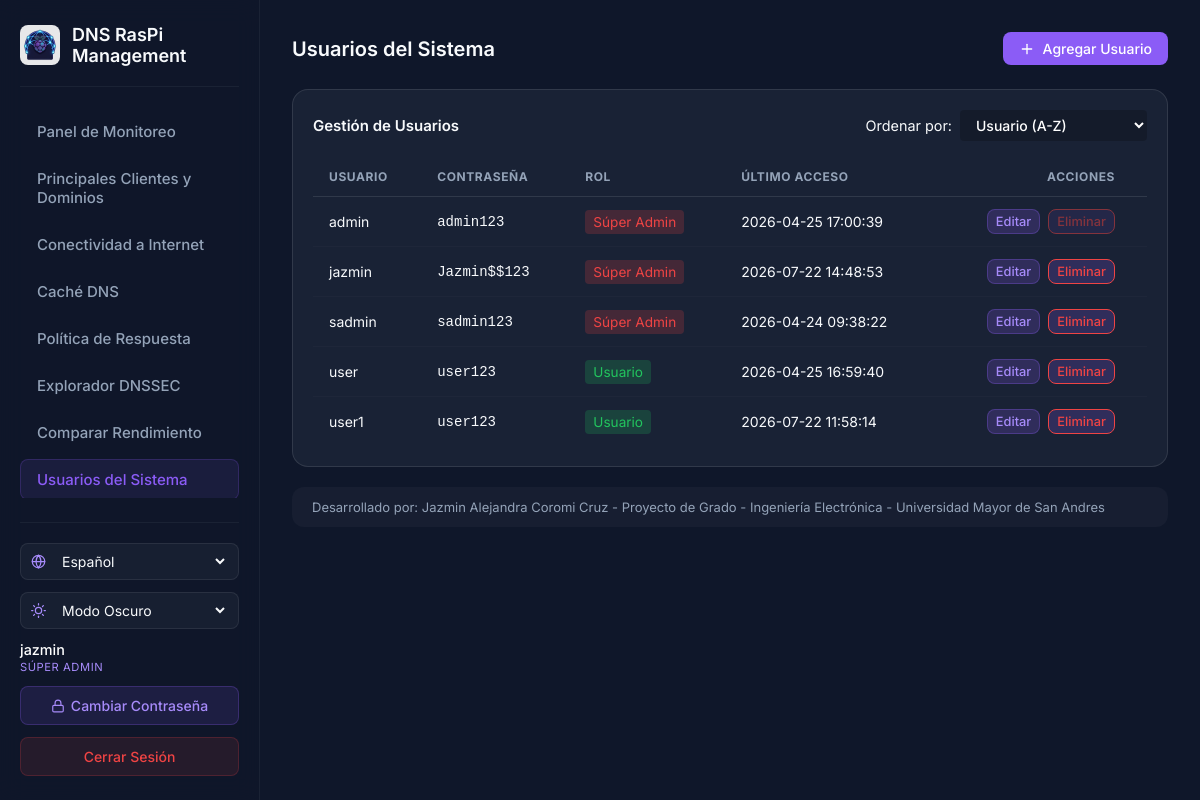
Screenshot of /system-users (signed in) with the database file from the repository.
### tables this page shows
CREATE TABLE users (
                    id TEXT PRIMARY KEY,
                    username TEXT UNIQUE NOT NULL,
                    password_hash TEXT NOT NULL,
                    is_active BOOLEAN NOT NULL DEFAULT 1
                , role TEXT NOT NULL DEFAULT 'user', last_login TEXT, language TEXT NOT NULL DEFAULT 'en', theme TEXT NOT NULL DEFAULT 'system');

### src/presentation/dashboard_routes.py (the view)
@dashboard_bp.route('/system-users')
@admin_required
def system_users():
    users = user_repo.get_all()
    return render_template('system_users.html', users=users)

### src/infrastructure/sqlite_repository.py (called while the page is built)
    def _get_connection(self):
        conn = sqlite3.connect(self.db_path)
        conn.row_factory = sqlite3.Row
        return conn

    @staticmethod
    def _row_to_user(row) -> User:
        keys = row.keys()
        return User(
            id=row['id'],
            username=row['username'],
            password_hash=row['password_hash'],
            is_active=bool(row['is_active']),
            role=row['role'],
            last_login=row['last_login'],
            language=row['language'] if 'language' in keys and row['language'] else 'en',
            theme=row['theme'] if 'theme' in keys and row['theme'] else 'system',
        )

    def get_all(self) -> list[User]:
        users = []
        with self._get_connection() as conn:
            cursor = conn.cursor()
            cursor.execute('SELECT * FROM users')
            for row in cursor.fetchall():
                users.append(self._row_to_user(row))
        return users

### src/presentation/dashboard_routes.py (called while the page is built)
def admin_required(f):
    from functools import wraps
    @wraps(f)
    def decorated_function(*args, **kwargs):
        if session.get('role') not in ('admin', 'sadmin'):
            return redirect(url_for('dashboard.dashboard'))
        return f(*args, **kwargs)
    return decorated_function

### templates/system_users.html (shortened to what this page needs)
<!DOCTYPE html>
<html lang="en">
<head>
    <link rel="stylesheet" href="{{ url_for('static', filename='css/style.css') }}">
    <link rel="stylesheet" href="{{ url_for('static', filename='css/dashboard.css') }}">
</head>
<body class="dashboard-body">
    <nav class="navbar">
        <div class="nav-brand">
            <img src="{{ url_for('static', filename='img/DNSRaspiManagementLogo512x512.png') }}" alt="Logo"
                class="nav-logo">
            <h2>DNS RasPi Management</h2>
        </div>
        <div class="nav-links">
            <a href="{{ url_for('dashboard.dashboard') }}"
                class="nav-link {% if request.endpoint == 'dashboard.dashboard' %}active{% endif %}">Monitoring
                Panel</a>
            <a href="{{ url_for('dashboard.top_talkers') }}"
                class="nav-link {% if request.endpoint == 'dashboard.top_talkers' %}active{% endif %}">Top Clients &
                Domains</a>
            <a href="{{ url_for('dashboard.check_internet') }}"
                class="nav-link {% if request.endpoint == 'dashboard.check_internet' %}active{% endif %}">Internet
                Connectivity</a>
            {% if session.get('role') in ['admin', 'sadmin'] %}
            <a href="{{ url_for('dashboard.dns_cache') }}"
                class="nav-link {% if request.endpoint == 'dashboard.dns_cache' %}active{% endif %}">DNS Cache</a>
            <a href="{{ url_for('dashboard.response_policy') }}"
                class="nav-link {% if request.endpoint == 'dashboard.response_policy' %}active{% endif %}">Response
                Policy</a>
            {% endif %}
            <a href="{{ url_for('dashboard.dnssec') }}"
                class="nav-link {% if request.endpoint == 'dashboard.dnssec' %}active{% endif %}">DNSSEC Explorer</a>
            <a href="{{ url_for('dashboard.compare_performance') }}"
                class="nav-link {% if request.endpoint == 'dashboard.compare_performance' %}active{% endif %}">Compare
                Performance</a>
            {% if session.get('role') in ['admin', 'sadmin'] %}
            <a href="{{ url_for('dashboard.system_users') }}"
                class="nav-link {% if request.endpoint == 'dashboard.system_users' %}active{% endif %}">System Users</a>
            {% endif %}
        </div>
        <div class="nav-actions">
            <div class="lang-switch">
                <select id="langSelect" class="lang-select" aria-label="Language">
                    <option value="es">Español</option>
                </select>
            </div>
            <div class="theme-switch">
                <select id="themeSelect" class="lang-select theme-select" aria-label="Theme">
                    <option value="dark">Dark Mode</option>
                </select>
            </div>
            <div class="user-info">
                <div class="user-info-name">{{ session.get('username', 'Unknown') }}</div>
                <div class="user-info-role">
                    {% if session.get('role') == 'sadmin' %}Super Admin
                    {% elif session.get('role') == 'admin' %}Admin
                    {% else %}User{% endif %}
                </div>
            </div>
            <button class="btn-change-password" id="btnChangePassword" onclick="openChangePasswordModal()">
                <svg xmlns="http://www.w3.org/2000/svg" width="14" height="14" viewBox="0 0 24 24" fill="none"
                    stroke="currentColor" stroke-width="2" stroke-linecap="round" stroke-linejoin="round">
                    <rect x="3" y="11" width="18" height="11" rx="2" ry="2"></rect>
                    <path d="M7 11V7a5 5 0 0 1 10 0v4"></path>
                </svg>
                Change Password
            </button>
            <a href="{{ url_for('auth.login') }}" class="btn-logout">Logout</a>
        </div>
    </nav>
    <main class="dashboard-container">
        <div class="section-title">
            <h3>System Users</h3>
            <div class="header-actions">
                <button id="btnAddUser" class="btn-control"
                    style="background-color: var(--primary-color); color: white; border: none;">
                    <svg xmlns="http://www.w3.org/2000/svg" width="16" height="16" viewBox="0 0 24 24" fill="none"
                        stroke="currentColor" stroke-width="2" stroke-linecap="round" stroke-linejoin="round">
                        <line x1="12" y1="5" x2="12" y2="19"></line>
                        <line x1="5" y1="12" x2="19" y2="12"></line>
                    </svg>
                    <span>Add User</span>
                </button>
            </div>
        </div>
        <div class="chart-card wide" style="margin-top: 24px;">
            <div style="display: flex; justify-content: space-between; align-items: center; margin-bottom: 16px;">
                <h4 style="margin: 0;">User Management</h4>
                <div style="display: flex; align-items: center; gap: 8px;">
                    <label for="sortUsers" style="color: var(--text-light); font-size: 0.9rem;">Sort by:</label>
                    <select id="sortUsers" class="btn-control"
                        style="background: rgba(0,0,0,0.2); border: 1px solid var(--border-color); color: white; padding: 6px 12px; border-radius: 4px; outline: none; appearance: auto;">
                        <option value="username" style="background-color: #1e293b;">Username (A-Z)</option>
                    </select>
                </div>
            </div>
            <div class="table-container">
                <table class="data-table" id="usersTable">
                    <thead>
                        <tr>
                            <th>Username</th>
                            {% if session.get('role') == 'sadmin' %}
                            <th>Password</th>
                            {% endif %}
                            <th>Role</th>
                            <th>Last Login</th>
                            <th style="text-align: right;">Actions</th>
                        </tr>
                    </thead>
                    <tbody>
                        {% for u in users %}
                        <tr data-username="{{ u.username }}"
                            data-role="{% if u.role == 'sadmin' %}1{% elif u.role == 'admin' %}2{% else %}3{% endif %}"
                            data-login="{{ u.last_login or '' }}">
                            <td>{{ u.username }}</td>
                            {% if session.get('role') == 'sadmin' %}
                            <td style="font-family: monospace; color: var(--text-muted);">{{ u.password_hash }}</td>
                            {% endif %}
                            <td>
                                {% if u.role == 'sadmin' %}
                                <span
                                    style="background: rgba(239, 68, 68, 0.2); color: #ef4444; padding: 4px 8px; border-radius: 4px; font-size: 0.85rem;">Super
                                    Admin</span>
                                {% elif u.role == 'admin' %}
                                <span
                                    style="background: rgba(139, 92, 246, 0.2); color: #8b5cf6; padding: 4px 8px; border-radius: 4px; font-size: 0.85rem;">Admin</span>
                                {% else %}
                                <span
                                    style="background: rgba(34, 197, 94, 0.2); color: #22c55e; padding: 4px 8px; border-radius: 4px; font-size: 0.85rem;">User</span>
                                {% endif %}
                            </td>
                            <td style="color: var(--text-muted);">{{ u.last_login or 'Never' }}</td>
                            <td style="text-align: right;">
                                <div class="action-btns" style="justify-content: flex-end;">
                                    {% set can_edit = true %}
                                    {% if session.get('role') == 'admin' %}
                                    {% if u.role == 'sadmin' %}
                                    {% set can_edit = false %}
                                    {% elif u.role == 'admin' and u.username != session.get('username') %}
                                    {% set can_edit = false %}
                                    {% endif %}
                                    {% endif %}
                                    <button class="btn-control btn-edit {% if not can_edit %}btn-muted{% endif %}"
                                        data-username="{{ u.username }}" data-role="{{ u.role }}"
                                        style="padding: 4px 8px; font-size: 0.8rem;" >Edit</button>
                                    <button
                                        class="btn-control btn-delete {% if not can_edit or u.username == 'admin' %}btn-muted{% endif %}"
                                        data-username="{{ u.username }}"
                                        style="padding: 4px 8px; font-size: 0.8rem; border-color: #ef4444; color: #ef4444;"
                                        {% if not can_edit or u.username=='admin' %}disabled{% endif %}>Delete</button>
                                </div>
                            </td>
                        </tr>
                        {% endfor %}
                    </tbody>
                </table>
            </div>
        </div>
        <div class="info-panel">
            <span>Developed by: Jazmin Alejandra Coromi Cruz - Graduation Project - Electronic Engineering - Mayor de San Andres University</span>
        </div>
    </main>
</body>
</html>

### static/css/style.css (style rules this page uses)
:root { --bg-color: #0f172a; --card-bg: rgba(30, 41, 59, 0.7); --card-border: rgba(255, 255, 255, 0.1); --primary-color: #8b5cf6; --primary-hover: #7c3aed; --secondary-color: #06b6d4; --text-primary: #f8fafc; --text-secondary: #94a3b8; --input-bg: rgba(15, 23, 42, 0.6); --input-border: rgba(255, 255, 255, 0.1); --input-focus: #8b5cf6; --error-bg: rgba(239, 68, 68, 0.1); --error-text: #fca5a5; --success-bg: rgba(34, 197, 94, 0.1); --success-text: #86efac; }
* { margin: 0; padding: 0; box-sizing: border-box; font-family: 'Inter', sans-serif; }
body { background-color: var(--bg-color); color: var(--text-primary); min-height: 100vh; display: flex; justify-content: center; align-items: center; position: relative; overflow: hidden; }
.lang-select { background: rgba(15, 23, 42, 0.6); border: 1px solid rgba(255, 255, 255, 0.1); color: var(--text-primary); padding: 6px 10px; border-radius: 8px; font-size: 14px; font-family: 'Inter', sans-serif; outline: none; cursor: pointer; }
.lang-select option { background: #0f172a; color: #f8fafc; }

### templates/system_users.html (style rules this page uses)
.action-btns { display: flex; gap: 8px; }
.btn-muted { opacity: 0.5; cursor: not-allowed; }

### rows the page displays
users: get "jazmin", username "jazmin", password_hash "Jazmin$$123", role "Súper Admin", last_login "2026-07-22 14:48:53"
users: username "admin", password_hash "admin123", role "Súper Admin", last_login "2026-04-25 17:00:39"
users: username "user", password_hash "user123", role "Usuario", last_login "2026-04-25 16:59:40"
users: username "sadmin", password_hash "sadmin123", role "Súper Admin", last_login "2026-04-24 09:38:22"
users: username "user1", password_hash "user123", role "Usuario", last_login "2026-07-22 11:58:14"
